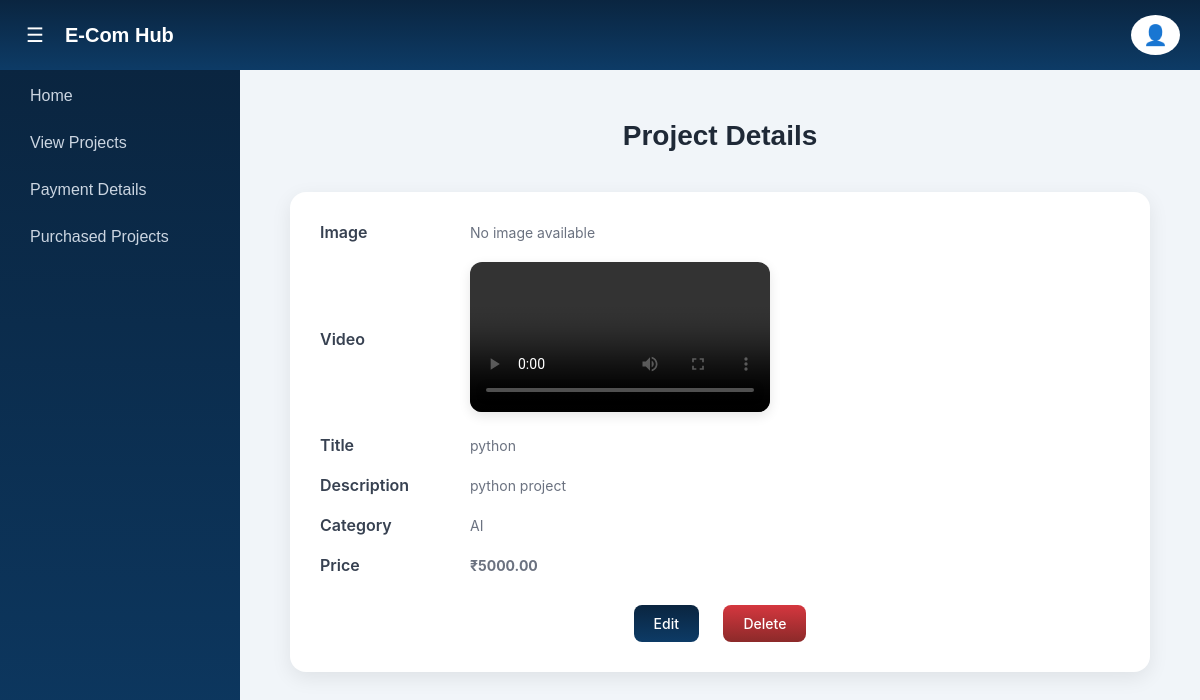
The page /admin-project/26/ (signed in) on the database its author committed.
### ecom_app/models.py (models this page shows, shortened)
class Project(models.Model):
    CATEGORY_CHOICES = (
        ('AI', 'Artificial Intelligence'),
        ('ML', 'Machine Learning'),
        ('DL', 'Deep Learning'),
        ('WEB', 'Web Development'),
        ('IOT', 'Internet of Things'),
        ('DATA', 'Data Science'),
    )
    title = models.CharField(max_length=255)
    video = models.FileField(upload_to='videos/', null=True, blank=True)
    description = models.TextField()
    category = models.CharField(max_length=50, choices=CATEGORY_CHOICES)
    price = models.DecimalField(max_digits=10, decimal_places=2)
    google_drive_link = models.URLField()
    project_image = models.ImageField(upload_to='projects/', null=True, blank=True)
    created_at = models.DateTimeField(auto_now_add=True)

### ecom_app/views.py (the view)
# urls.py: path('admin-project/<int:pk>/', views.admin_project_detail, name='admin_project_detail'),
@login_required
def admin_project_detail(request, pk):
    project = get_object_or_404(Project, id=pk)
    return render(request, 'store/admin_project_detail.html', {'project': project})

### ecom_app/templates/store/admin_project_detail.html (shortened to what this page needs)
{% extends "store/admin_base.html" %}
{% block content %}
<h2 class="page-title">Project Details</h2>
<div class="project-card">
    <div class="project-row">
        <h3>Image</h3>
        <div class="content">
            {% if project.image %}
                <img src="{{ project.image.url }}">
            {% else %}
                No image available
            {% endif %}
        </div>
    </div>
    <div class="project-row">
        <h3>Video</h3>
        <div class="content">
            {% if project.video %}
                <video controls>
                    <source src="{{ project.video.url }}">
                </video>
            {% else %}
                No video available
            {% endif %}
        </div>
    </div>
    <div class="project-row">
        <h3>Title</h3>
        <div class="content">{{ project.title }}</div>
    </div>
    <div class="project-row">
        <h3>Description</h3>
        <div class="content">{{ project.description }}</div>
    </div>
    <div class="project-row">
        <h3>Category</h3>
        <div class="content">{{ project.category }}</div>
    </div>
    <div class="project-row">
        <h3>Price</h3>
        <div class="content"><b>₹{{ project.price }}</b></div>
    </div>
    <div class="action-btns">
        <a href="{% url 'admin_edit_project' project.id %}" class="edit">Edit</a>
        <a href="{% url 'admin_delete_project' project.id %}" class="delete">Delete</a>
    </div>
</div>
{% endblock %}

### ecom_app/templates/store/admin_base.html (style rules this page uses)
body { margin: 0; font-family: Arial, Helvetica, sans-serif; background: #f1f5f9; }

### ecom_app/templates/store/admin_project_detail.html (style rules this page uses)
.page-title { text-align: center; font-size: 28px; font-weight: 700; margin-top: 30px; color: #1F2937; }
.project-card { max-width: 800px; margin: 40px auto; background: #ffffff; border-radius: 16px; box-shadow: 0 6px 20px rgba(0, 0, 0, 0.08); padding: 30px; font-family: 'Inter', sans-serif; }
.project-row { display: flex; flex-wrap: wrap; align-items: center; margin-bottom: 20px; }
.project-row h3 { width: 150px; font-size: 16px; font-weight: 600; color: #374151; margin: 0; }
.project-row .content { flex: 1; font-size: 14px; color: #6B7280; }
.project-row img, .project-row video { width: 100%; max-width: 300px; border-radius: 12px; box-shadow: 0 4px 12px rgba(0,0,0,0.1); }
.action-btns { text-align: center; margin-top: 30px; }
.action-btns a { text-decoration: none; padding: 10px 20px; border-radius: 8px; font-size: 14px; font-weight: 500; margin: 0 10px; display: inline-block; transition: 0.2s; }
.action-btns a.edit { background: linear-gradient(180deg, #0a2540, #0d3b66); color: white; }
.action-btns a.delete { background: linear-gradient(180deg, #cf1a23df, #770303d8); color: white; }

### rows shown on the page
Project: title "python", description "python project", category "AI", price "5000.00"
